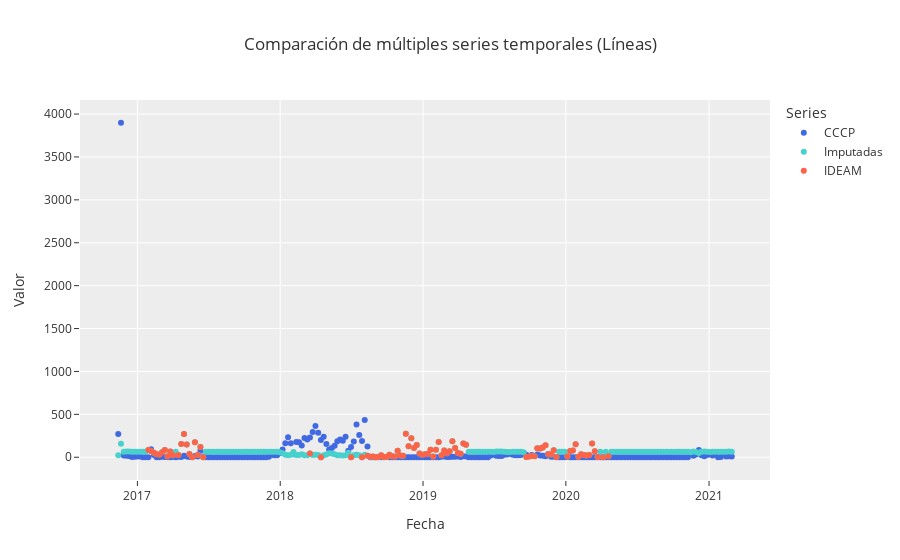

The notebook cell this image was saved under:
### Code cell
from graphics_utils.go import multi_line
fig = multi_line(CCCP=data_stations2['CCCP'], Imputadas=data_stations2['IDEAM_complet'], IDEAM=data_stations2['IDEAM'])
fig.show()

### Figure 1 — Plotly figure (JSON) as saved in the notebook; plotly's stock layout.template omitted (floating-point values rounded to 4 significant figures; data arrays with more than 128 entries replaced by an {"elided": "..."} marker saying what was removed)
{"data": [{"line": {"color": "royalblue"}, "mode": "markers", "name": "CCCP", "type": "scatter", "x": {"elided": "225 str values"}, "y": {"elided": "225 float values"}}, {"line": {"color": "mediumturquoise"}, "mode": "markers", "name": "Imputadas", "type": "scatter", "x": {"elided": "225 str values"}, "y": {"elided": "225 float values"}}, {"line": {"color": "tomato"}, "mode": "markers", "name": "IDEAM", "type": "scatter", "x": {"elided": "225 str values"}, "y": {"elided": "225 float values"}}], "layout": {"legend": {"title": {"text": "Series"}}, "title": {"text": "Comparación de múltiples series temporales (Líneas)"}, "xaxis": {"title": {"text": "Fecha"}}, "yaxis": {"title": {"text": "Valor"}}}}
